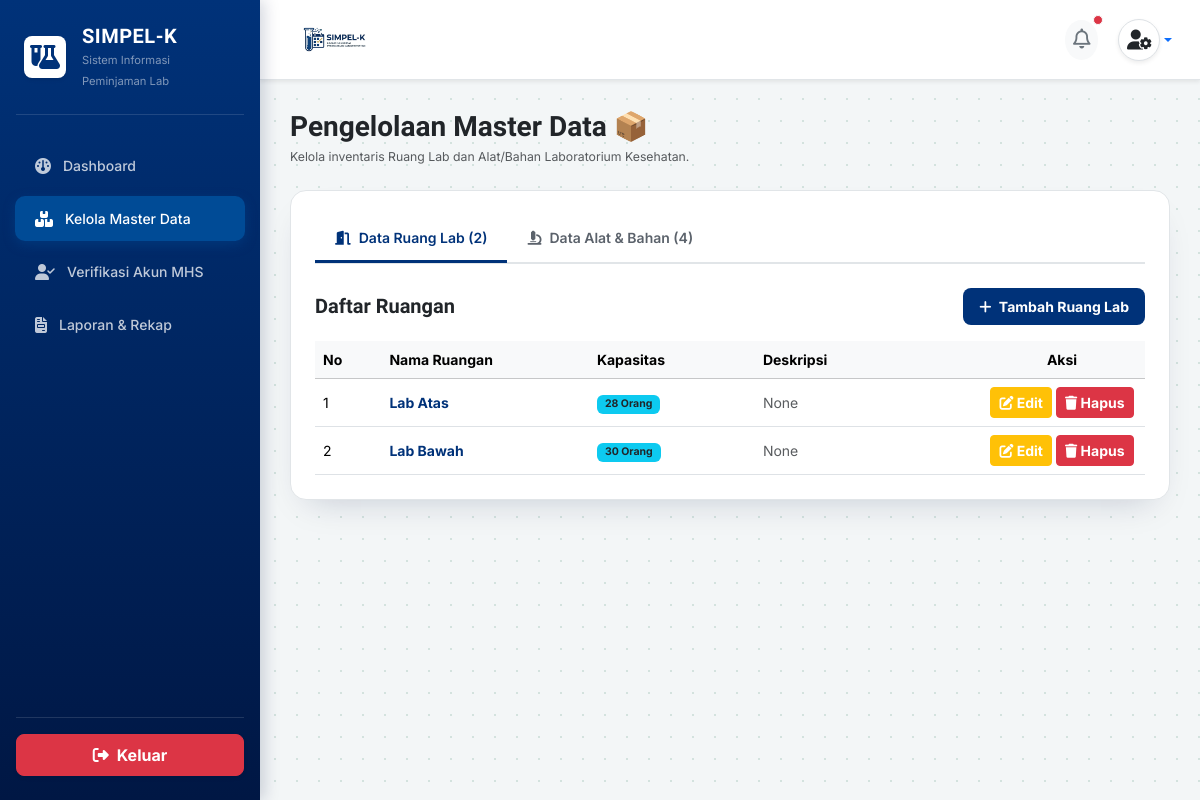
Screenshot of /aslab/master-data/ (signed in) with the database file from the repository.
### core_auth/models.py (models this page shows, shortened)
class RuangLab(models.Model):
    nama_ruang = models.CharField(max_length=100)
    kapasitas = models.IntegerField()
    deskripsi = models.TextField(blank=True, null=True)

### aslab/views.py (the view)
# urls.py: path('master-data/', views.master_data, name='master_data'),
@login_required(login_url='core_auth:login')
def master_data(request):
    redirect_target = cekk_role_aslab(request.user)
    if redirect_target:
        messages.error(request, "Anda tidak memiliki hak akses ke Master Data!")
        return redirect(redirect_target)
    ruang_list = RuangLab.objects.all().order_by('nama_ruang')
    alat_list = AlatBahan.objects.all().order_by('nama_alat')
    context = {
        'ruang_list': ruang_list,
        'alat_list': alat_list,
        'total_ruang': ruang_list.count(),
        'total_alat': alat_list.count(),
    }
    return render(request, 'aslab/master_data.html', context)

### aslab/views.py (called while the page is built)
def cekk_role_aslab(user):
    username_lower = user.username.lower()
    if 'kalab' in username_lower or user.groups.filter(name__iexact='KALAB').exists() or getattr(user, 'role', '') == 'KALAB':
        return 'kalab:dashboard'
    elif not ('aslab' in username_lower or user.groups.filter(name__iexact='ASLAB').exists() or getattr(user, 'role', '') == 'ASLAB'):
        return 'mahasiswa:dashboard'
    return None

### aslab/templates/aslab/master_data.html (shortened to what this page needs)
{% load static %}
<!DOCTYPE html>
<html lang="id">
<head>
    <link href="https://cdn.jsdelivr.net/npm/bootstrap@5.3.2/dist/css/bootstrap.min.css" rel="stylesheet">
    <link rel="stylesheet" href="https://cdnjs.cloudflare.com/ajax/libs/font-awesome/6.4.2/css/all.min.css">
</head>
<body>
    <div class="sidebar d-flex flex-column justify-content-between py-4" id="sidebarMenu">
        <div>
            <div class="px-4 mb-4 text-white d-flex align-items-center justify-content-between">
                <div class="d-flex align-items-center gap-3">
                    <div class="bg-white rounded-3 p-2 d-flex align-items-center justify-content-center shadow-sm"
                        style="width: 42px; height: 42px;">
                        <i class="fa-solid fa-flask-vial fs-4" style="color: var(--teal-700);"></i>
                    </div>
                    <div>
                        <h5 class="fw-bold mb-0 text-white" style="letter-spacing: 0.5px;">SIMPEL-K</h5>
                        <small class="text-white-50" style="font-size: 0.7rem;">Sistem Informasi Peminjaman Lab</small>
                    </div>
                </div>
            </div>
            <hr class="text-white-50 mx-3 mb-4">
            <ul class="nav nav-pills flex-column mb-auto">
                <li class="nav-item">
                    <a href="{% url 'aslab:dashboard' %}" class="nav-link">
                        <i class="fa-solid fa-gauge fs-6"></i> Dashboard
                    </a>
                </li>
                <li class="nav-item">
                    <a href="{% url 'aslab:master_data' %}" class="nav-link active">
                        <i class="fa-solid fa-boxes-stacked fs-6"></i> Kelola Master Data
                    </a>
                </li>
                <li class="nav-item">
                    <a href="{% url 'aslab:verifikasi_akun' %}" class="nav-link">
                        <i class="fa-solid fa-user-check fs-6"></i> Verifikasi Akun MHS
                    </a>
                </li>
                <li class="nav-item">
                    <a href="{% url 'aslab:laporan' %}" class="nav-link">
                        <i class="fa-solid fa-file-invoice fs-6"></i> Laporan & Rekap
                    </a>
                </li>
            </ul>
        </div>
        <div class="px-3">
            <hr class="text-white-50 mb-3">
            <a href="{% url 'core_auth:logout' %}"
                class="btn btn-danger w-100 py-2 rounded-3 fw-bold d-flex align-items-center justify-content-center gap-2 shadow-sm">
                <i class="fa-solid fa-right-from-bracket"></i> Keluar
            </a>
        </div>
    </div>
    <div class="main-content">
        <div class="top-header-bar d-flex align-items-center justify-content-between shadow-sm">
            <div class="d-flex align-items-center gap-3">
                <img src="{% static 'images/logo.png' %}" alt="SIMPEL-K"
                    style="height: 55px; width: auto; object-fit: contain;">
            </div>
            <div class="d-flex align-items-center gap-3">
                <button class="btn btn-light rounded-circle border-0 p-2 position-relative" type="button">
                    <i class="fa-regular fa-bell fs-5 text-secondary"></i>
                    <span
                        class="position-absolute top-0 start-100 translate-middle p-1 bg-danger border border-light rounded-circle"></span>
                </button>
                <div class="dropdown">
                    <a href="#"
                        class="d-flex align-items-center text-decoration-none dropdown-toggle p-1 rounded-circle"
                        id="dropdownUser" data-bs-toggle="dropdown" aria-expanded="false">
                        <div class="bg-white rounded-circle p-2 d-flex align-items-center justify-content-center border shadow-sm"
                            style="width: 42px; height: 42px;">
                            <i class="fa-solid fa-user-gear text-dark fs-5"></i>
                        </div>
                    </a>
                </div>
            </div>
        </div>
        <div class="mb-4">
            <h3 class="fw-bold text-dark mb-1">Pengelolaan Master Data 📦</h3>
            <p class="text-muted small mb-0">Kelola inventaris Ruang Lab dan Alat/Bahan Laboratorium Kesehatan.</p>
        </div>
        <div class="card card-custom bg-white p-4">
            <ul class="nav nav-tabs nav-tabs-custom" id="masterTab" role="tablist">
                <li class="nav-item" role="presentation">
                    <button class="nav-link active" id="ruang-tab" data-bs-toggle="tab"
                        data-bs-target="#ruang-content" type="button" role="tab">
                        <i class="fa-solid fa-door-open me-2"></i>Data Ruang Lab ({{ total_ruang }})
                    </button>
                </li>
                <li class="nav-item" role="presentation">
                    <button class="nav-link" id="alat-tab" data-bs-toggle="tab" data-bs-target="#alat-content"
                        type="button" role="tab">
                        <i class="fa-solid fa-microscope me-2"></i>Data Alat & Bahan ({{ total_alat }})
                    </button>
                </li>
            </ul>
            <div class="tab-content pt-4" id="masterTabContent">
                <div class="tab-pane fade show active" id="ruang-content" role="tabpanel">
                    <div class="d-flex justify-content-between align-items-center mb-3">
                        <h5 class="fw-bold text-dark mb-0">Daftar Ruangan</h5>
                        <button class="btn btn-primary btn-sm fw-bold px-3 py-2 rounded-3"
                            style="background-color: var(--teal-700); border:none;" data-bs-toggle="modal"
                            data-bs-target="#modalTambahRuang">
                            <i class="fa-solid fa-plus me-1"></i> Tambah Ruang Lab
                        </button>
                    </div>
                    <div class="table-responsive">
                        <table class="table table-hover align-middle mb-0">
                            <thead class="table-light">
                                <tr>
                                    <th style="width: 8%;">No</th>
                                    <th style="width: 25%;">Nama Ruangan</th>
                                    <th style="width: 20%;">Kapasitas</th>
                                    <th style="width: 27%;">Deskripsi</th>
                                    <th style="width: 20%;" class="text-center">Aksi</th>
                                </tr>
                            </thead>
                            <tbody>
                                {% for r in ruang_list %}
                                <tr>
                                    <td>{{ forloop.counter }}</td>
                                    <td class="fw-bold text-brand">{{ r.nama_ruang }}</td>
                                    <td>
                                        <span class="badge bg-info text-dark fw-bold px-2 py-1">{{ r.kapasitas }} Orang</span>
                                    </td>
                                    <td class="text-muted">{{ r.deskripsi|default:"-" }}</td>
                                    <td class="text-center">
                                        <div class="d-flex justify-content-center gap-1">
                                            <button class="btn btn-warning btn-sm text-white fw-bold px-2 py-1"
                                                data-bs-toggle="modal" data-bs-target="#modalEditRuang{{ r.id }}">
                                                <i class="fa-solid fa-pen-to-square"></i> Edit
                                            </button>
                                            <button class="btn btn-danger btn-sm fw-bold px-2 py-1"
                                                data-bs-toggle="modal" data-bs-target="#modalHapusRuang{{ r.id }}">
                                                <i class="fa-solid fa-trash"></i> Hapus
                                            </button>
                                        </div>
                                    </td>
                                </tr>
                                {% empty %}
                                <tr>
                                    <td colspan="5" class="text-center text-muted py-4">Belum ada data ruang laboratorium.</td>
                                </tr>
                                {% endfor %}
                            </tbody>
                        </table>
                    </div>
                </div>
            </div>
        </div>
    </div>
</body>
</html>

### aslab/templates/aslab/master_data.html (style rules this page uses)
:root { --teal-900: #001744; --teal-700: #003279; --teal-600: #004b96; --teal-050: #e6ebf4; --amber-600: #b45309; --amber-050: #fef9c3; --amber-line: #fef08a; --sky-600: #0369a1; --sky-050: #e0f2fe; --rose-600: #b91c1c; --rose-050: #fee2e2; --ink: #16241f; --ink-muted: #5b626b; --line: #e1e5e8; --sidebar-gradient: linear-gradient(180deg, var(--teal-700) 0%, var(--teal-900) 100%); --light-bg: #f3f6f7; --shadow-card: 0 16px 34px -18px rgba(0, 23, 68, 0.22); }
html { scroll-behavior: smooth; }
body { background-color: var(--light-bg); background-image: radial-gradient(#d3e2de 1px, transparent 1px); background-size: 22px 22px; font-family: 'Inter', system-ui, sans-serif; overflow-x: hidden; color: var(--ink); font-size: 0.875rem; }
h1, h2, h3, h4, h5, h6 { font-family: 'Plus Jakarta Sans', 'Inter', sans-serif; }
.sidebar { position: fixed; top: 0; bottom: 0; left: 0; z-index: 1040; width: 260px; background: var(--sidebar-gradient); box-shadow: 4px 0 15px rgba(0, 23, 68, 0.18); transition: transform 0.3s ease; }
.sidebar .nav-link { font-weight: 500; color: rgba(255, 255, 255, 0.75); padding: 12px 20px; margin: 4px 15px; border-radius: 10px; display: flex; align-items: center; gap: 12px; transition: all 0.2s; }
.sidebar .nav-link.active { color: #fff; background: var(--teal-600); box-shadow: 0 4px 12px rgba(0, 75, 150, 0.4); }
.main-content { margin-left: 260px; padding: 30px; min-height: 100vh; transition: margin-left 0.3s ease; }
.top-header-bar { background-color: #ffffff; border-bottom: 1px solid var(--line); padding: 12px 24px; margin: -30px -30px 30px -30px; }
.card-custom { border: 1px solid var(--line); box-shadow: var(--shadow-card); border-radius: 16px; }
.text-brand { color: var(--teal-700) !important; }
.nav-tabs-custom { border-bottom: 2px solid var(--line); }
.nav-tabs-custom .nav-link { border: none; color: var(--ink-muted); font-weight: 600; padding: 12px 20px; border-bottom: 3px solid transparent; transition: all 0.2s; }
.nav-tabs-custom .nav-link.active { color: var(--teal-700); background: transparent; border-bottom: 3px solid var(--teal-700); }

### rows the page displays
RuangLab: nama_ruang "Lab Atas", kapasitas "28", deskripsi "None"
RuangLab: nama_ruang "Lab Bawah", kapasitas "30", deskripsi "None"

### other values shown
{{ total_ruang }} "2"
{{ total_alat }} "4"
